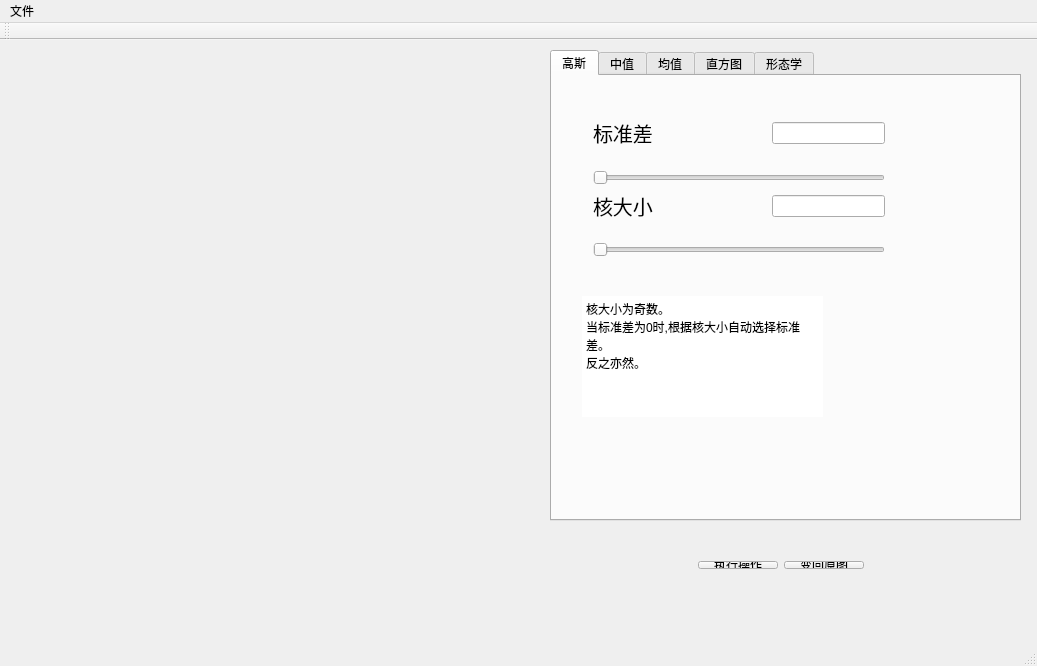
<?xml version="1.0" encoding="UTF-8"?>
<ui version="4.0">
 <class>MainWindow</class>
 <widget class="QMainWindow" name="MainWindow">
  <property name="geometry">
   <rect>
    <x>0</x>
    <y>0</y>
    <width>1037</width>
    <height>666</height>
   </rect>
  </property>
  <property name="minimumSize">
   <size>
    <width>1037</width>
    <height>666</height>
   </size>
  </property>
  <property name="maximumSize">
   <size>
    <width>1037</width>
    <height>666</height>
   </size>
  </property>
  <property name="windowTitle">
   <string>MainWindow</string>
  </property>
  <widget class="QWidget" name="centralWidget">
   <widget class="QTabWidget" name="filter_parentTab">
    <property name="geometry">
     <rect>
      <x>550</x>
      <y>10</y>
      <width>471</width>
      <height>471</height>
     </rect>
    </property>
    <property name="currentIndex">
     <number>0</number>
    </property>
    <widget class="QWidget" name="Gauss_Tab">
     <attribute name="title">
      <string>高斯</string>
     </attribute>
     <widget class="QTextBrowser" name="Gauss_textBrowser">
      <property name="geometry">
       <rect>
        <x>30</x>
        <y>220</y>
        <width>241</width>
        <height>121</height>
       </rect>
      </property>
      <property name="frameShape">
       <enum>QFrame::NoFrame</enum>
      </property>
      <property name="frameShadow">
       <enum>QFrame::Plain</enum>
      </property>
      <property name="html">
       <string>&lt;!DOCTYPE HTML PUBLIC &quot;-//W3C//DTD HTML 4.0//EN&quot; &quot;http://www.w3.org/TR/REC-html40/strict.dtd&quot;&gt;
&lt;html&gt;&lt;head&gt;&lt;meta name=&quot;qrichtext&quot; content=&quot;1&quot; /&gt;&lt;style type=&quot;text/css&quot;&gt;
p, li { white-space: pre-wrap; }
&lt;/style&gt;&lt;/head&gt;&lt;body style=&quot; font-family:'SimSun'; font-size:9pt; font-weight:400; font-style:normal;&quot;&gt;
&lt;p style=&quot; margin-top:0px; margin-bottom:0px; margin-left:0px; margin-right:0px; -qt-block-indent:0; text-indent:0px;&quot;&gt;核大小为奇数。&lt;/p&gt;
&lt;p style=&quot; margin-top:0px; margin-bottom:0px; margin-left:0px; margin-right:0px; -qt-block-indent:0; text-indent:0px;&quot;&gt;当标准差为0时,根据核大小自动选择标准差。&lt;/p&gt;
&lt;p style=&quot; margin-top:0px; margin-bottom:0px; margin-left:0px; margin-right:0px; -qt-block-indent:0; text-indent:0px;&quot;&gt;反之亦然。&lt;/p&gt;&lt;/body&gt;&lt;/html&gt;</string>
      </property>
     </widget>
     <widget class="QWidget" name="layoutWidget">
      <property name="geometry">
       <rect>
        <x>30</x>
        <y>31</y>
        <width>314</width>
        <height>161</height>
       </rect>
      </property>
      <layout class="QVBoxLayout" name="verticalLayout">
       <item>
        <layout class="QHBoxLayout" name="horizontalLayout_3">
         <item>
          <widget class="QLabel" name="sigma_label">
           <property name="font">
            <font>
             <pointsize>15</pointsize>
            </font>
           </property>
           <property name="text">
            <string>标准差</string>
           </property>
           <property name="textFormat">
            <enum>Qt::AutoText</enum>
           </property>
          </widget>
         </item>
         <item>
          <spacer name="horizontalSpacer_4">
           <property name="orientation">
            <enum>Qt::Horizontal</enum>
           </property>
           <property name="sizeHint" stdset="0">
            <size>
             <width>40</width>
             <height>20</height>
            </size>
           </property>
          </spacer>
         </item>
         <item>
          <widget class="QLineEdit" name="sigma_lineEdit"/>
         </item>
        </layout>
       </item>
       <item>
        <spacer name="verticalSpacer">
         <property name="orientation">
          <enum>Qt::Vertical</enum>
         </property>
         <property name="sizeHint" stdset="0">
          <size>
           <width>309</width>
           <height>10</height>
          </size>
         </property>
        </spacer>
       </item>
       <item>
        <widget class="QSlider" name="standvariance_Slider">
         <property name="enabled">
          <bool>false</bool>
         </property>
         <property name="maximum">
          <number>1000</number>
         </property>
         <property name="pageStep">
          <number>10</number>
         </property>
         <property name="orientation">
          <enum>Qt::Horizontal</enum>
         </property>
        </widget>
       </item>
       <item>
        <layout class="QHBoxLayout" name="horizontalLayout_2">
         <item>
          <widget class="QLabel" name="ksize_label">
           <property name="font">
            <font>
             <pointsize>15</pointsize>
            </font>
           </property>
           <property name="text">
            <string>核大小</string>
           </property>
           <property name="textFormat">
            <enum>Qt::AutoText</enum>
           </property>
          </widget>
         </item>
         <item>
          <spacer name="horizontalSpacer_3">
           <property name="orientation">
            <enum>Qt::Horizontal</enum>
           </property>
           <property name="sizeHint" stdset="0">
            <size>
             <width>50</width>
             <height>20</height>
            </size>
           </property>
          </spacer>
         </item>
         <item>
          <widget class="QLineEdit" name="ksize_lineEdit"/>
         </item>
        </layout>
       </item>
       <item>
        <spacer name="verticalSpacer_2">
         <property name="orientation">
          <enum>Qt::Vertical</enum>
         </property>
         <property name="sizeHint" stdset="0">
          <size>
           <width>20</width>
           <height>10</height>
          </size>
         </property>
        </spacer>
       </item>
       <item>
        <widget class="QSlider" name="ksize_Slider">
         <property name="enabled">
          <bool>false</bool>
         </property>
         <property name="maximum">
          <number>100</number>
         </property>
         <property name="singleStep">
          <number>2</number>
         </property>
         <property name="orientation">
          <enum>Qt::Horizontal</enum>
         </property>
        </widget>
       </item>
      </layout>
     </widget>
    </widget>
    <widget class="QWidget" name="Median_Tab">
     <attribute name="title">
      <string>中值</string>
     </attribute>
     <widget class="QTextBrowser" name="Median_textBrowser">
      <property name="geometry">
       <rect>
        <x>30</x>
        <y>220</y>
        <width>241</width>
        <height>121</height>
       </rect>
      </property>
      <property name="frameShape">
       <enum>QFrame::NoFrame</enum>
      </property>
      <property name="frameShadow">
       <enum>QFrame::Plain</enum>
      </property>
      <property name="html">
       <string>&lt;!DOCTYPE HTML PUBLIC &quot;-//W3C//DTD HTML 4.0//EN&quot; &quot;http://www.w3.org/TR/REC-html40/strict.dtd&quot;&gt;
&lt;html&gt;&lt;head&gt;&lt;meta name=&quot;qrichtext&quot; content=&quot;1&quot; /&gt;&lt;style type=&quot;text/css&quot;&gt;
p, li { white-space: pre-wrap; }
&lt;/style&gt;&lt;/head&gt;&lt;body style=&quot; font-family:'SimSun'; font-size:9pt; font-weight:400; font-style:normal;&quot;&gt;
&lt;p style=&quot; margin-top:0px; margin-bottom:0px; margin-left:0px; margin-right:0px; -qt-block-indent:0; text-indent:0px;&quot;&gt;核大小为奇数,且不能为0。&lt;/p&gt;
&lt;p style=&quot;-qt-paragraph-type:empty; margin-top:0px; margin-bottom:0px; margin-left:0px; margin-right:0px; -qt-block-indent:0; text-indent:0px;&quot;&gt;&lt;br /&gt;&lt;/p&gt;&lt;/body&gt;&lt;/html&gt;</string>
      </property>
     </widget>
     <widget class="QWidget" name="layoutWidget">
      <property name="geometry">
       <rect>
        <x>30</x>
        <y>30</y>
        <width>314</width>
        <height>81</height>
       </rect>
      </property>
      <layout class="QVBoxLayout" name="verticalLayout_2">
       <item>
        <layout class="QHBoxLayout" name="horizontalLayout_4">
         <item>
          <widget class="QLabel" name="median_ksize_label">
           <property name="font">
            <font>
             <pointsize>15</pointsize>
            </font>
           </property>
           <property name="text">
            <string>核大小</string>
           </property>
           <property name="textFormat">
            <enum>Qt::AutoText</enum>
           </property>
          </widget>
         </item>
         <item>
          <spacer name="horizontalSpacer_5">
           <property name="orientation">
            <enum>Qt::Horizontal</enum>
           </property>
           <property name="sizeHint" stdset="0">
            <size>
             <width>50</width>
             <height>20</height>
            </size>
           </property>
          </spacer>
         </item>
         <item>
          <widget class="QLineEdit" name="median_ksize_lineEdit"/>
         </item>
        </layout>
       </item>
       <item>
        <spacer name="verticalSpacer_3">
         <property name="orientation">
          <enum>Qt::Vertical</enum>
         </property>
         <property name="sizeHint" stdset="0">
          <size>
           <width>20</width>
           <height>10</height>
          </size>
         </property>
        </spacer>
       </item>
       <item>
        <widget class="QSlider" name="median_ksize_Slider">
         <property name="enabled">
          <bool>false</bool>
         </property>
         <property name="minimum">
          <number>1</number>
         </property>
         <property name="maximum">
          <number>100</number>
         </property>
         <property name="singleStep">
          <number>2</number>
         </property>
         <property name="orientation">
          <enum>Qt::Horizontal</enum>
         </property>
        </widget>
       </item>
      </layout>
     </widget>
    </widget>
    <widget class="QWidget" name="Average_Tab">
     <attribute name="title">
      <string>均值</string>
     </attribute>
     <widget class="QTextBrowser" name="mean_textBrowser_3">
      <property name="geometry">
       <rect>
        <x>30</x>
        <y>220</y>
        <width>241</width>
        <height>121</height>
       </rect>
      </property>
      <property name="frameShape">
       <enum>QFrame::NoFrame</enum>
      </property>
      <property name="frameShadow">
       <enum>QFrame::Plain</enum>
      </property>
      <property name="html">
       <string>&lt;!DOCTYPE HTML PUBLIC &quot;-//W3C//DTD HTML 4.0//EN&quot; &quot;http://www.w3.org/TR/REC-html40/strict.dtd&quot;&gt;
&lt;html&gt;&lt;head&gt;&lt;meta name=&quot;qrichtext&quot; content=&quot;1&quot; /&gt;&lt;style type=&quot;text/css&quot;&gt;
p, li { white-space: pre-wrap; }
&lt;/style&gt;&lt;/head&gt;&lt;body style=&quot; font-family:'SimSun'; font-size:9pt; font-weight:400; font-style:normal;&quot;&gt;
&lt;p style=&quot; margin-top:0px; margin-bottom:0px; margin-left:0px; margin-right:0px; -qt-block-indent:0; text-indent:0px;&quot;&gt;核大小为奇数,且不能为0。&lt;/p&gt;
&lt;p style=&quot;-qt-paragraph-type:empty; margin-top:0px; margin-bottom:0px; margin-left:0px; margin-right:0px; -qt-block-indent:0; text-indent:0px;&quot;&gt;&lt;br /&gt;&lt;/p&gt;&lt;/body&gt;&lt;/html&gt;</string>
      </property>
     </widget>
     <widget class="QWidget" name="layoutWidget_3">
      <property name="geometry">
       <rect>
        <x>30</x>
        <y>30</y>
        <width>314</width>
        <height>81</height>
       </rect>
      </property>
      <layout class="QVBoxLayout" name="verticalLayout_3">
       <item>
        <layout class="QHBoxLayout" name="horizontalLayout_5">
         <item>
          <widget class="QLabel" name="mean_ksize_label">
           <property name="font">
            <font>
             <pointsize>15</pointsize>
            </font>
           </property>
           <property name="text">
            <string>核大小</string>
           </property>
           <property name="textFormat">
            <enum>Qt::AutoText</enum>
           </property>
          </widget>
         </item>
         <item>
          <spacer name="horizontalSpacer_6">
           <property name="orientation">
            <enum>Qt::Horizontal</enum>
           </property>
           <property name="sizeHint" stdset="0">
            <size>
             <width>50</width>
             <height>20</height>
            </size>
           </property>
          </spacer>
         </item>
         <item>
          <widget class="QLineEdit" name="mean_ksize_lineEdit"/>
         </item>
        </layout>
       </item>
       <item>
        <spacer name="verticalSpacer_4">
         <property name="orientation">
          <enum>Qt::Vertical</enum>
         </property>
         <property name="sizeHint" stdset="0">
          <size>
           <width>20</width>
           <height>10</height>
          </size>
         </property>
        </spacer>
       </item>
       <item>
        <widget class="QSlider" name="mean_ksize_Slider">
         <property name="enabled">
          <bool>false</bool>
         </property>
         <property name="minimum">
          <number>1</number>
         </property>
         <property name="maximum">
          <number>100</number>
         </property>
         <property name="singleStep">
          <number>2</number>
         </property>
         <property name="orientation">
          <enum>Qt::Horizontal</enum>
         </property>
        </widget>
       </item>
      </layout>
     </widget>
    </widget>
    <widget class="QWidget" name="Histogram_Tab">
     <attribute name="title">
      <string>直方图</string>
     </attribute>
     <widget class="QFrame" name="frame">
      <property name="geometry">
       <rect>
        <x>10</x>
        <y>10</y>
        <width>441</width>
        <height>391</height>
       </rect>
      </property>
      <property name="frameShape">
       <enum>QFrame::StyledPanel</enum>
      </property>
      <property name="frameShadow">
       <enum>QFrame::Raised</enum>
      </property>
      <widget class="QCustomPlot" name="HistogramPlot" native="true">
       <property name="geometry">
        <rect>
         <x>0</x>
         <y>0</y>
         <width>441</width>
         <height>391</height>
        </rect>
       </property>
      </widget>
     </widget>
     <widget class="QPushButton" name="histequalizeButton">
      <property name="geometry">
       <rect>
        <x>50</x>
        <y>410</y>
        <width>93</width>
        <height>28</height>
       </rect>
      </property>
      <property name="text">
       <string>均衡化</string>
      </property>
     </widget>
    </widget>
    <widget class="QWidget" name="tab">
     <attribute name="title">
      <string>形态学</string>
     </attribute>
     <widget class="QWidget" name="layoutWidget_2">
      <property name="geometry">
       <rect>
        <x>30</x>
        <y>30</y>
        <width>314</width>
        <height>81</height>
       </rect>
      </property>
      <layout class="QVBoxLayout" name="verticalLayout_4">
       <item>
        <layout class="QHBoxLayout" name="horizontalLayout_6">
         <item>
          <widget class="QLabel" name="median_ksize_label_2">
           <property name="font">
            <font>
             <pointsize>15</pointsize>
            </font>
           </property>
           <property name="text">
            <string>核大小</string>
           </property>
           <property name="textFormat">
            <enum>Qt::AutoText</enum>
           </property>
          </widget>
         </item>
         <item>
          <spacer name="horizontalSpacer_7">
           <property name="orientation">
            <enum>Qt::Horizontal</enum>
           </property>
           <property name="sizeHint" stdset="0">
            <size>
             <width>50</width>
             <height>20</height>
            </size>
           </property>
          </spacer>
         </item>
         <item>
          <widget class="QLineEdit" name="mor_ksize_lineEdit"/>
         </item>
        </layout>
       </item>
       <item>
        <spacer name="verticalSpacer_5">
         <property name="orientation">
          <enum>Qt::Vertical</enum>
         </property>
         <property name="sizeHint" stdset="0">
          <size>
           <width>20</width>
           <height>10</height>
          </size>
         </property>
        </spacer>
       </item>
       <item>
        <widget class="QSlider" name="mor_ksize_Slider">
         <property name="enabled">
          <bool>false</bool>
         </property>
         <property name="minimum">
          <number>1</number>
         </property>
         <property name="maximum">
          <number>100</number>
         </property>
         <property name="singleStep">
          <number>2</number>
         </property>
         <property name="orientation">
          <enum>Qt::Horizontal</enum>
         </property>
        </widget>
       </item>
      </layout>
     </widget>
     <widget class="QWidget" name="layoutWidget_4">
      <property name="geometry">
       <rect>
        <x>240</x>
        <y>140</y>
        <width>181</width>
        <height>28</height>
       </rect>
      </property>
      <layout class="QHBoxLayout" name="horizontalLayout_8">
       <item>
        <widget class="QLabel" name="median_ksize_label_4">
         <property name="font">
          <font>
           <pointsize>15</pointsize>
          </font>
         </property>
         <property name="text">
          <string>操作</string>
         </property>
         <property name="textFormat">
          <enum>Qt::AutoText</enum>
         </property>
        </widget>
       </item>
       <item>
        <widget class="QComboBox" name="morType_comboBox">
         <property name="font">
          <font>
           <pointsize>12</pointsize>
          </font>
         </property>
         <item>
          <property name="text">
           <string>腐蚀</string>
          </property>
         </item>
         <item>
          <property name="text">
           <string>膨胀</string>
          </property>
         </item>
         <item>
          <property name="text">
           <string>开运算</string>
          </property>
         </item>
         <item>
          <property name="text">
           <string>闭运算</string>
          </property>
         </item>
        </widget>
       </item>
      </layout>
     </widget>
     <widget class="QWidget" name="layoutWidget">
      <property name="geometry">
       <rect>
        <x>30</x>
        <y>140</y>
        <width>181</width>
        <height>28</height>
       </rect>
      </property>
      <layout class="QHBoxLayout" name="horizontalLayout_7">
       <item>
        <widget class="QLabel" name="median_ksize_label_3">
         <property name="font">
          <font>
           <pointsize>15</pointsize>
          </font>
         </property>
         <property name="text">
          <string>核形状</string>
         </property>
         <property name="textFormat">
          <enum>Qt::AutoText</enum>
         </property>
        </widget>
       </item>
       <item>
        <widget class="QComboBox" name="morShape_comboBox">
         <property name="font">
          <font>
           <pointsize>12</pointsize>
          </font>
         </property>
         <item>
          <property name="text">
           <string>矩形</string>
          </property>
         </item>
         <item>
          <property name="text">
           <string>圆形</string>
          </property>
         </item>
         <item>
          <property name="text">
           <string>叉形</string>
          </property>
         </item>
        </widget>
       </item>
      </layout>
     </widget>
    </widget>
   </widget>
   <widget class="QWidget" name="layoutWidget">
    <property name="geometry">
     <rect>
      <x>550</x>
      <y>510</y>
      <width>461</width>
      <height>30</height>
     </rect>
    </property>
    <layout class="QHBoxLayout" name="horizontalLayout">
     <item>
      <spacer name="horizontalSpacer">
       <property name="orientation">
        <enum>Qt::Horizontal</enum>
       </property>
       <property name="sizeHint" stdset="0">
        <size>
         <width>50</width>
         <height>20</height>
        </size>
       </property>
      </spacer>
     </item>
     <item>
      <widget class="QPushButton" name="FilterExecuter_But">
       <property name="text">
        <string>执行操作</string>
       </property>
      </widget>
     </item>
     <item>
      <widget class="QPushButton" name="InvFilterExecuter_But">
       <property name="text">
        <string>变回原图</string>
       </property>
      </widget>
     </item>
     <item>
      <spacer name="horizontalSpacer_2">
       <property name="orientation">
        <enum>Qt::Horizontal</enum>
       </property>
       <property name="sizeHint" stdset="0">
        <size>
         <width>50</width>
         <height>20</height>
        </size>
       </property>
      </spacer>
     </item>
    </layout>
   </widget>
   <widget class="QLabel" name="imageshow_label">
    <property name="geometry">
     <rect>
      <x>40</x>
      <y>30</y>
      <width>471</width>
      <height>531</height>
     </rect>
    </property>
    <property name="minimumSize">
     <size>
      <width>0</width>
      <height>0</height>
     </size>
    </property>
    <property name="text">
     <string/>
    </property>
    <property name="scaledContents">
     <bool>true</bool>
    </property>
   </widget>
  </widget>
  <widget class="QMenuBar" name="menuBar">
   <property name="geometry">
    <rect>
     <x>0</x>
     <y>0</y>
     <width>1037</width>
     <height>26</height>
    </rect>
   </property>
   <widget class="QMenu" name="menu">
    <property name="title">
     <string>文件</string>
    </property>
    <widget class="QMenu" name="menu_2">
     <property name="title">
      <string>打开图片</string>
     </property>
     <addaction name="ColorOpen_action"/>
     <addaction name="GrayOpen_action"/>
    </widget>
    <addaction name="menu_2"/>
   </widget>
   <addaction name="menu"/>
  </widget>
  <widget class="QToolBar" name="mainToolBar">
   <property name="iconSize">
    <size>
     <width>30</width>
     <height>30</height>
    </size>
   </property>
   <attribute name="toolBarArea">
    <enum>TopToolBarArea</enum>
   </attribute>
   <attribute name="toolBarBreak">
    <bool>false</bool>
   </attribute>
  </widget>
  <widget class="QStatusBar" name="statusBar"/>
  <action name="ColorOpen_action">
   <property name="text">
    <string>彩色打开</string>
   </property>
  </action>
  <action name="GrayOpen_action">
   <property name="text">
    <string>灰度打开</string>
   </property>
  </action>
 </widget>
 <layoutdefault spacing="6" margin="11"/>
 <customwidgets>
  <customwidget>
   <class>QCustomPlot</class>
   <extends>QWidget</extends>
   <header location="global">../../qcustomplot.h</header>
   <container>1</container>
  </customwidget>
 </customwidgets>
 <resources/>
 <connections/>
</ui>
